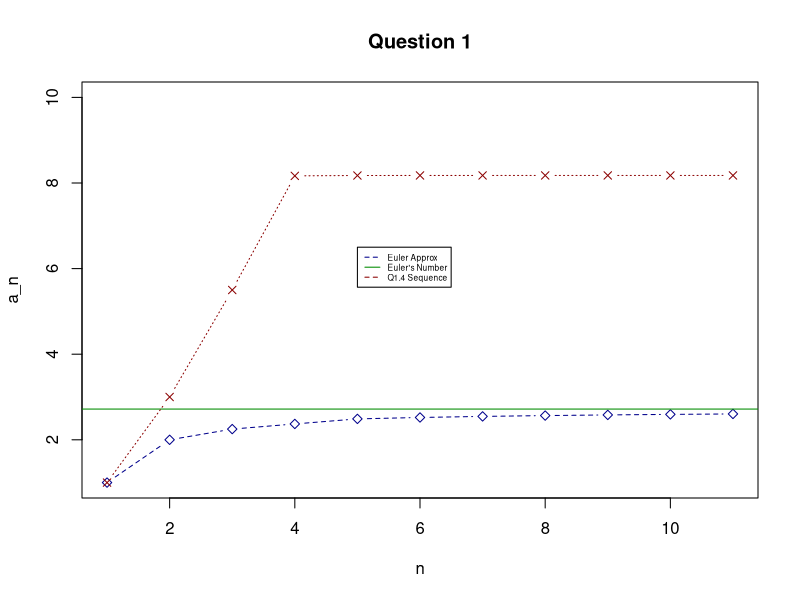
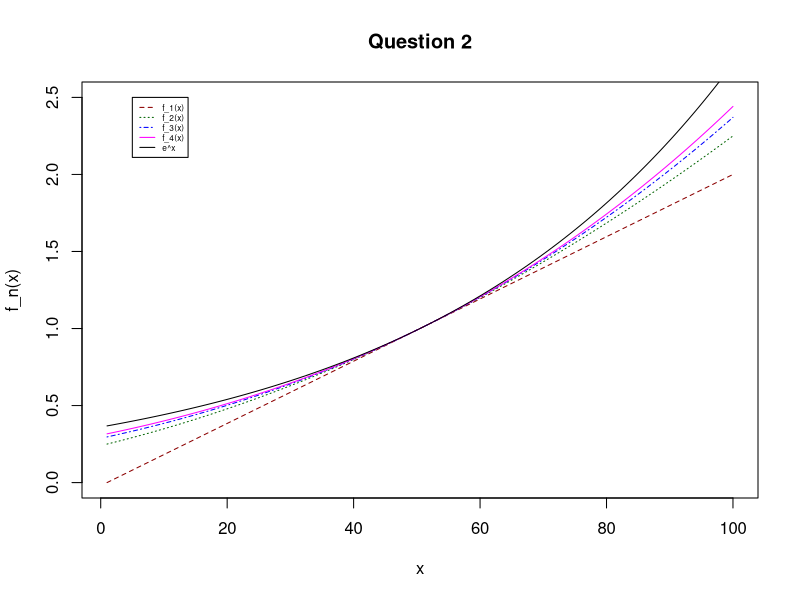
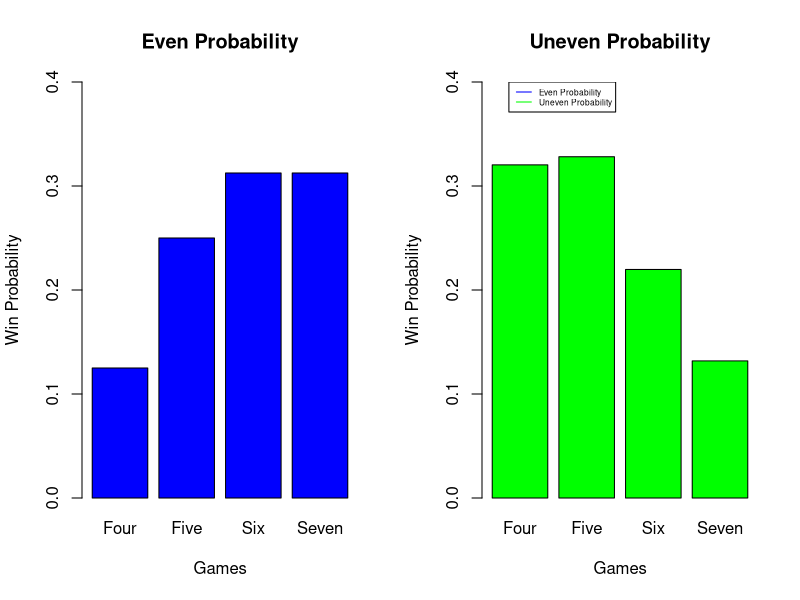
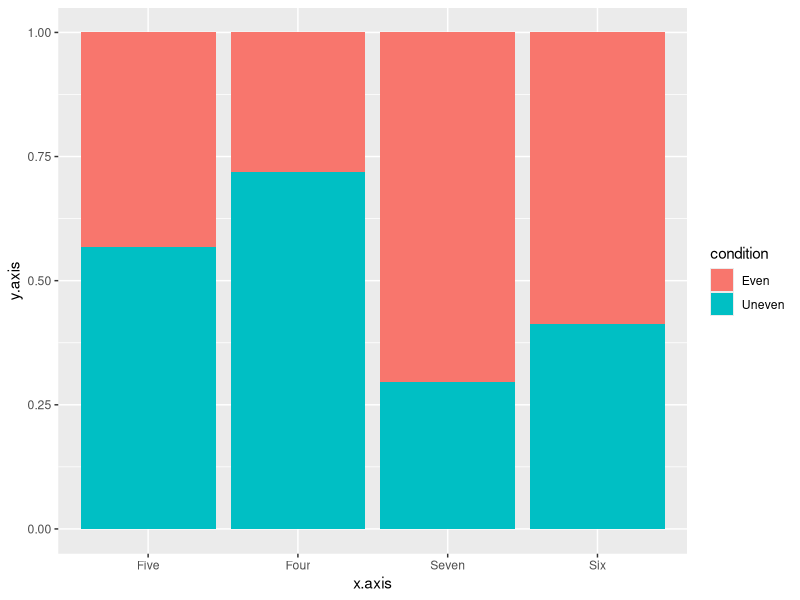

The R source for these figures, in order:
# Question 1
matrix_power_temp = function(A, n) {
  X = A;
  for(i in 1:(n-1)) {
    X = X %*% A;
    print("A");
  }
  
  return(X);
}

matrix_power = function(A, n) {
  if(n == 1) {
    return(A);
  
  } else {
    return(matrix_power_temp(A, n));
  }
}

# Question 2
f = function(a) {
  if(a %% 4 == 2) {
    return(30);
    
  } else if(a %% 4 == 0) {
    return(20);
    
  } else if(a %% 4 == 3) {
    return(10);
    
  } else {
    return(0);
  }
}

n_terms = function(z, x1, n) {
  x = c(x1);
  for(i in 1:(n-1)) {
    x[i+1] = (x[i] / 2) + (z / (2 * x[i])) + (f(i) / i^2);
  }
  
  return(x);
}

estimate_root = function(z, x1, eps) {
  x = c(x1, (x1/2) + (z / (2 * x1)) + f(1) );
  i = 2;
  while(abs(x[i] - x[i-1]) >= eps) {
    x[i+1] = (x[i] / 2) + (z / (2 * x[i])) + (f(i) / i^2);
    i = i + 1;
  }
  
  estimate = tail(x, n=1);
  i = i - 1;
 
   return(c("estimate"=estimate, "iterations"=i));
}


# Graphs - Question 1.1
q1.1 = function(n) {
  a = c(1, 2, 2.25, 2 + (10/27));
  for(i in 5:n) {
    a[i] = (1 + (1/i))^i;
  }
  
  return(a);
}

plot(q1.1(11), type="b", pch=23, lty=2, col="blue4", main="Question 1", xlab="n", ylab="a_n", ylim=c(1,10));

# Graphs - Question 1.3
abline(v=0, h=exp(1), col="green4");
legend(x=5, y=6.5, legend=c("Euler Approx", "Euler's Number", "Q1.4 Sequence"), col=c("blue4", "green4", "red4"), cex=0.5, lty=c(2, 1));

# Graphs - Question 1.4
q1.4 = function(n) {
  a = c(1, 2, 2.5, 2 + (2/3));
  for(i in 5:n) {
    a[i] = 1 / factorial(i);
  }
  
  return(cumsum(a));
}

lines(q1.4(11), col="red4", type="b", pch=4, lty=3);


# Graphs - Question 2.1
q2.1 = function(x, n) {
  result = (1 + (x/n))^n;
  return (result);
}

x.vals = seq(-1, 1, length.out=100);
plot(q2.1(x.vals, 1), type="l", lty=2, col="darkred", main="Question 2", xlab="x", ylab="f_n(x)", ylim=c(0,2.5));
lines(q2.1(x.vals, 2), lty=3, col="darkgreen");
lines(q2.1(x.vals, 3), lty=4, col="blue");
lines(q2.1(x.vals, 4), lty=1, col="magenta");

# Graphs - Question 2.3
lines(exp(x.vals), lty=1, col="black");
legend(x=5, y=2.5, legend=c("f_1(x)", "f_2(x)", "f_3(x)", "f_4(x)", "e^x"), col=c("darkred", "darkgreen", "blue", "magenta", "black"), cex=0.5, lty=c(2, 3, 4, 1, 1));

# Graphs - Question 3
library(ggplot2);
q = function(p, k) {
  result = choose(k-1, 3) * ( (p^4 * (1 - p)^(k-4)) + p^(k-4)*(1 - p)^4 );
  return(result);
}

# Graphs - Question 3.1
par(mfrow=c(1,2));
heights.even = c(q(0.50, 4), q(0.50, 5), q(0.50, 6), q(0.50, 7));
barplot(heights.even, main="Even Probability", col="blue", names.arg=c("Four", "Five", "Six", "Seven"), ylim=c(0, 0.4), xlab="Games", ylab="Win Probability");

heights.uneven = c(q(0.75, 4), q(0.75, 5), q(0.75, 6), q(0.75, 7));
barplot(heights.uneven, main="Uneven Probability", col="green", names.arg=c("Four", "Five", "Six", "Seven"), ylim=c(0, 0.4), xlab="Games", ylab="Win Probability");
legend(x=0.5, y=0.4, legend=c("Even Probability", "Uneven Probability"), col=c("blue", "green"), cex=0.5, lty=1);

# Graphs - Question 3.2
condition = rep(c("Even" , "Uneven") , 2);
x.axis = c(rep("Four", 2) , rep("Five", 2) , rep("Six", 2) , rep("Seven", 2) );
y.axis = c(heights.even[1], heights.uneven[1], heights.even[2], heights.uneven[2], heights.even[3], heights.uneven[3], heights.even[4], heights.uneven[4]);
data = data.frame(x.axis, condition, y.axis);

ggplot(data, aes(fill=condition, y=y.axis, x=x.axis), col=c("blue", "green", "red", "magenta")) + 
  geom_bar(position="fill", stat="identity")